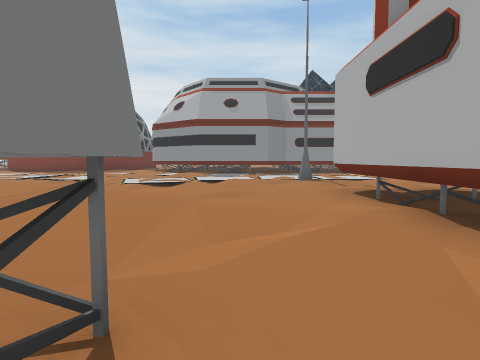
view 1 (above)

23 first-person views from a walk through a scene from a Unity 3-D project. The camera is 1.3 m above the floor, tilts 4° down and sees 80° across. The floor is counted in squares, 2 m on a side. Each view is taken from the middle of a square. On the plan, view 1 faces up. The plan holds only what a view shows up to about 9 squares ahead; the rest is blank. The place goes on beyond the plan.

view 2
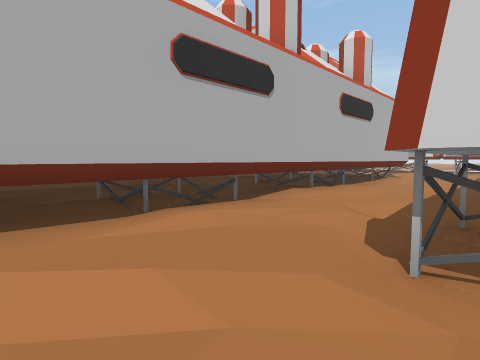

view 3
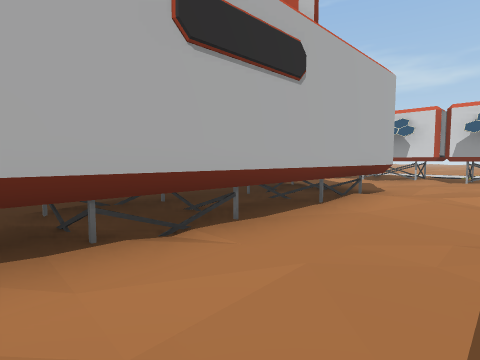

view 4
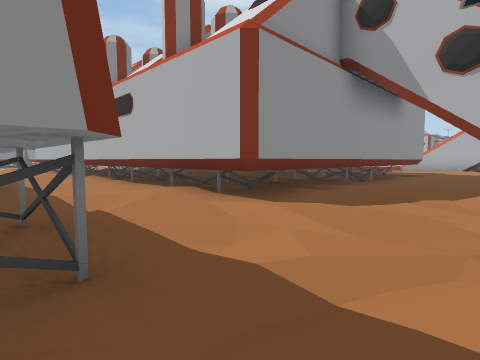

view 5
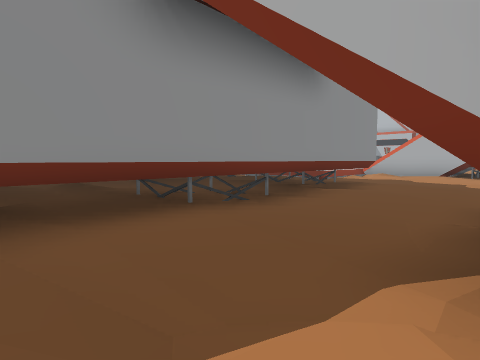

view 6
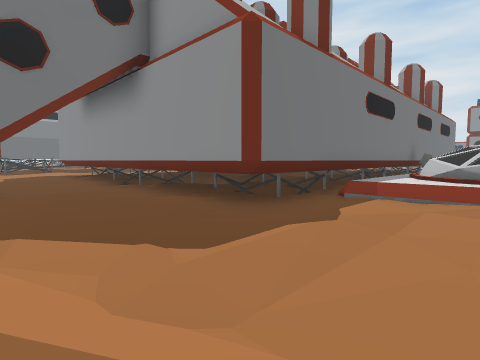

view 7
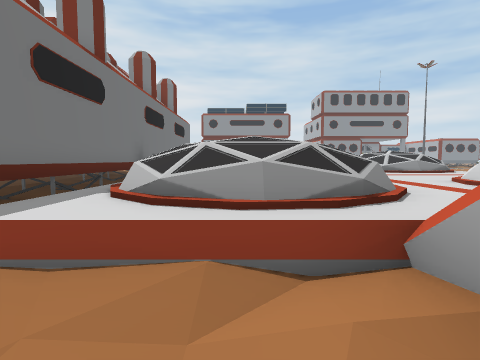

view 8
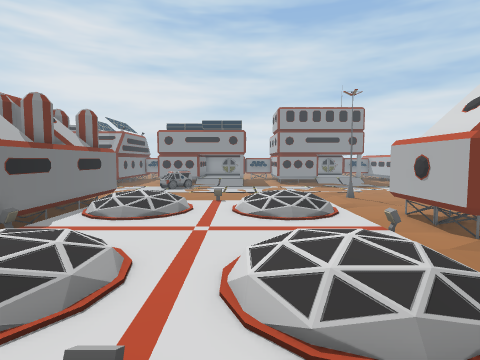

view 9
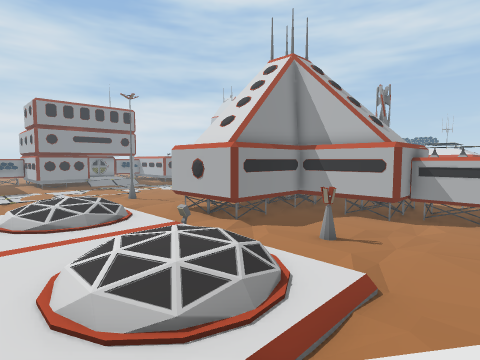

view 10
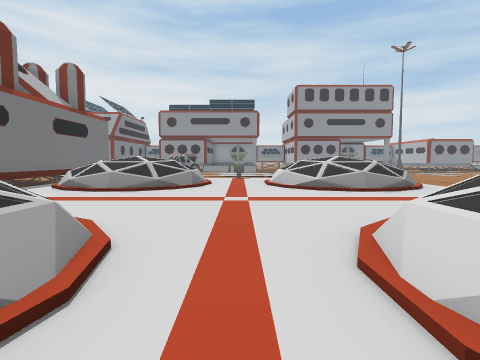

view 11
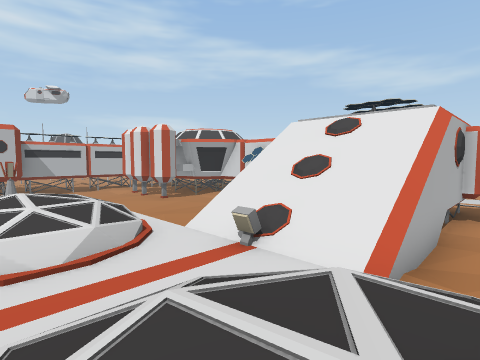

view 12
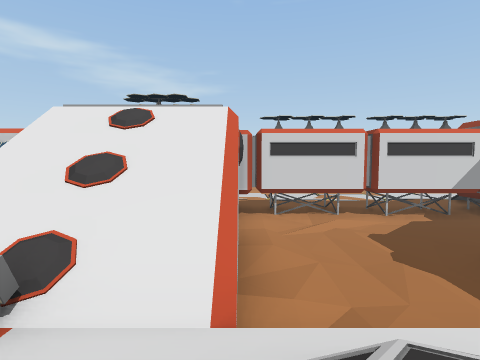

view 13
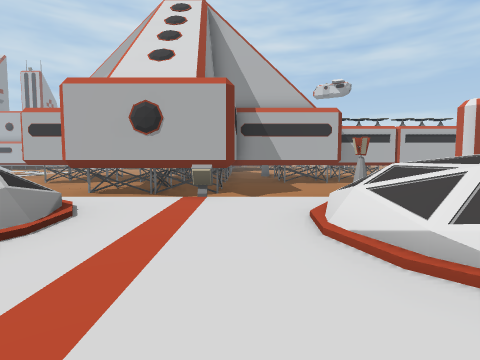

view 14
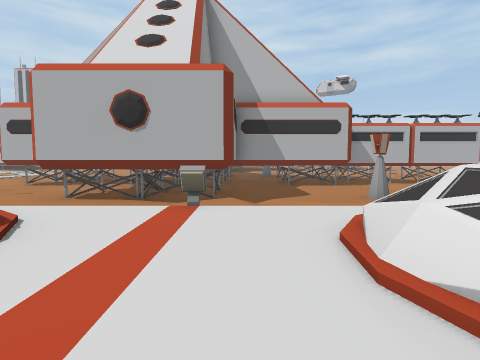

view 15
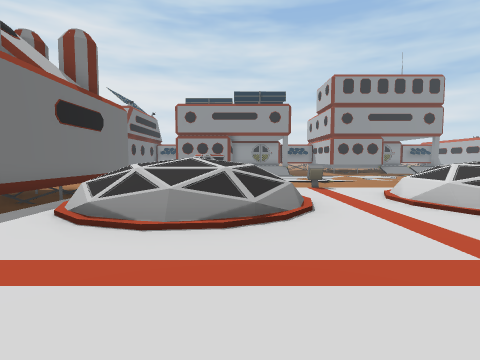

view 16
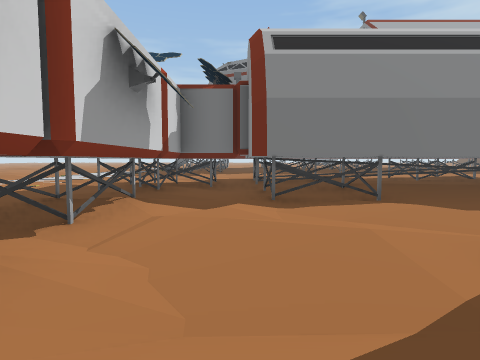

view 17
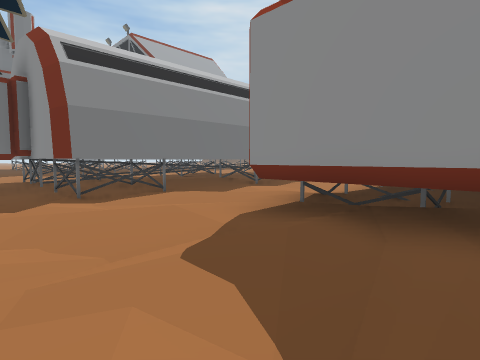

view 18
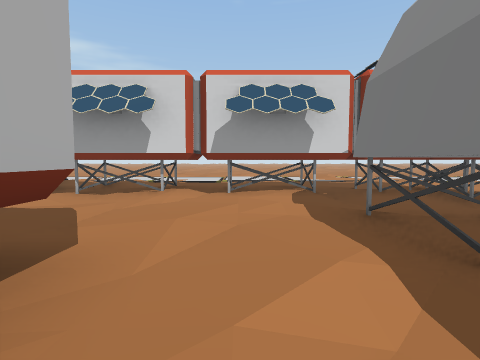

view 19
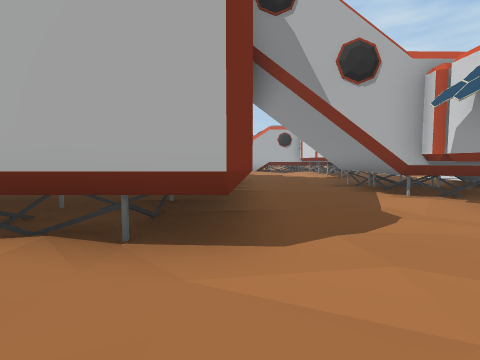

view 20
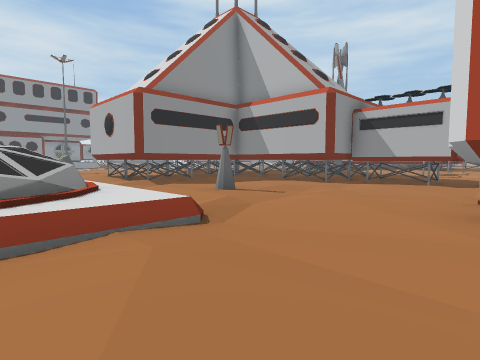

view 21
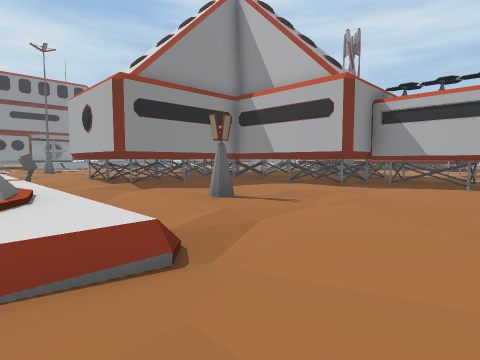

view 22
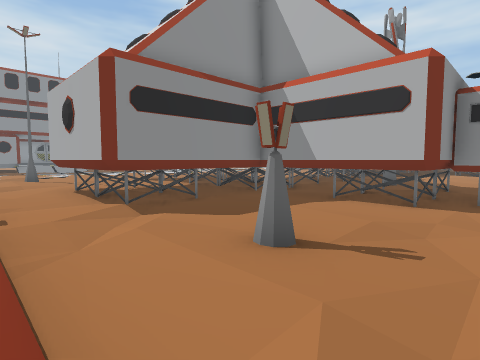

view 23
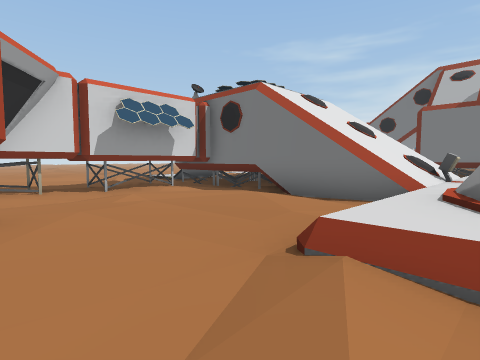

### Floor plan
Key: @ floor where view 1 was taken; # wall or solid block; x gap in a wall; . main floor; : floor 0.25 m higher than the main floor; - floor 0.25 m lower than the main floor; + floor 0.5 m higher than the main floor; * floor 0.75 m higher than the main floor; % floor 1.75 m higher than the main floor; / step, stairs or slope; = window, fence, low wall or low ledge; ^ raised ledge; v drop or lower ground; O other object.
Columns run from 7 left of view 1 to 30 right of it. Each row starts with its distance up from view 1.
  9 /./.../..   /.
  8 //-../....//-.
  7  ../--......./
  6   .///...#         #
  5    ./:..-#^^      ^#              /.
  4    .-....#         #    +#+/     ../
  3      ..-.#^       ^# ===/+/=x  ..../
  2      ....#         #//%#=+=%%= .###
  1       #..#^^       #//% =++/%=/.##
  0       #@.#^^     ^^#////+++////.##
 -1       #..#         #/+++++++++#.#####
 -2        ./#         #/ ++++++++/./..##
 -3        ..#^^     ^^#  =/+++==//./...#
 -4   #    ..#^^     ^^#/ //=+*%#=//....#
 -5   ###  ..#         #////=+/%%=/.O...##
 -6   #####.-#^^     ^^#/////+/////.../.##
 -7    ####..# ^ ^^^ ^ #///=/#//////...//#
 -8    ####-.#^^ ^ ^ ^^#.//v///v......./.#
 -9   #####..###########-/.v///v......../#
-10  ######...//...-....--/v/=/v....##
-11    ####/.././.--....---v///v.....
-12    ##//..//..####...///#^^^#..#.
-13    ###################^#^  #

Where each view was taken, in squares from view 1:
view 1: 0 up, 0 right, facing up
view 2: 3 up, 1 left, facing down-right
view 3: 2 down, 0 right, facing down-right
view 4: 12 down, 1 left, facing up-right
view 5: 12 down, 4 right, facing up-right
view 6: 12 down, 15 right, facing up-left
view 7: 9 down, 15 right, facing up
view 8: 9 down, 19 right, facing up
view 9: 9 down, 18 right, facing up-right
view 10: 6 down, 18 right, facing up
view 11: 4 down, 15 right, facing down-right
view 12: 5 down, 16 right, facing down
view 13: 2 down, 18 right, facing right
view 14: 2 down, 19 right, facing right
view 15: 3 down, 16 right, facing up
view 16: 11 down, 4 right, facing left
view 17: 12 down, 5 right, facing up-left
view 18: 7 down, 1 right, facing down
view 19: 9 down, 0 right, facing right
view 20: 10 down, 21 right, facing up-right
view 21: 9 down, 22 right, facing up-right
view 22: 7 down, 23 right, facing up-right
view 23: 6 down, 25 right, facing down-left
